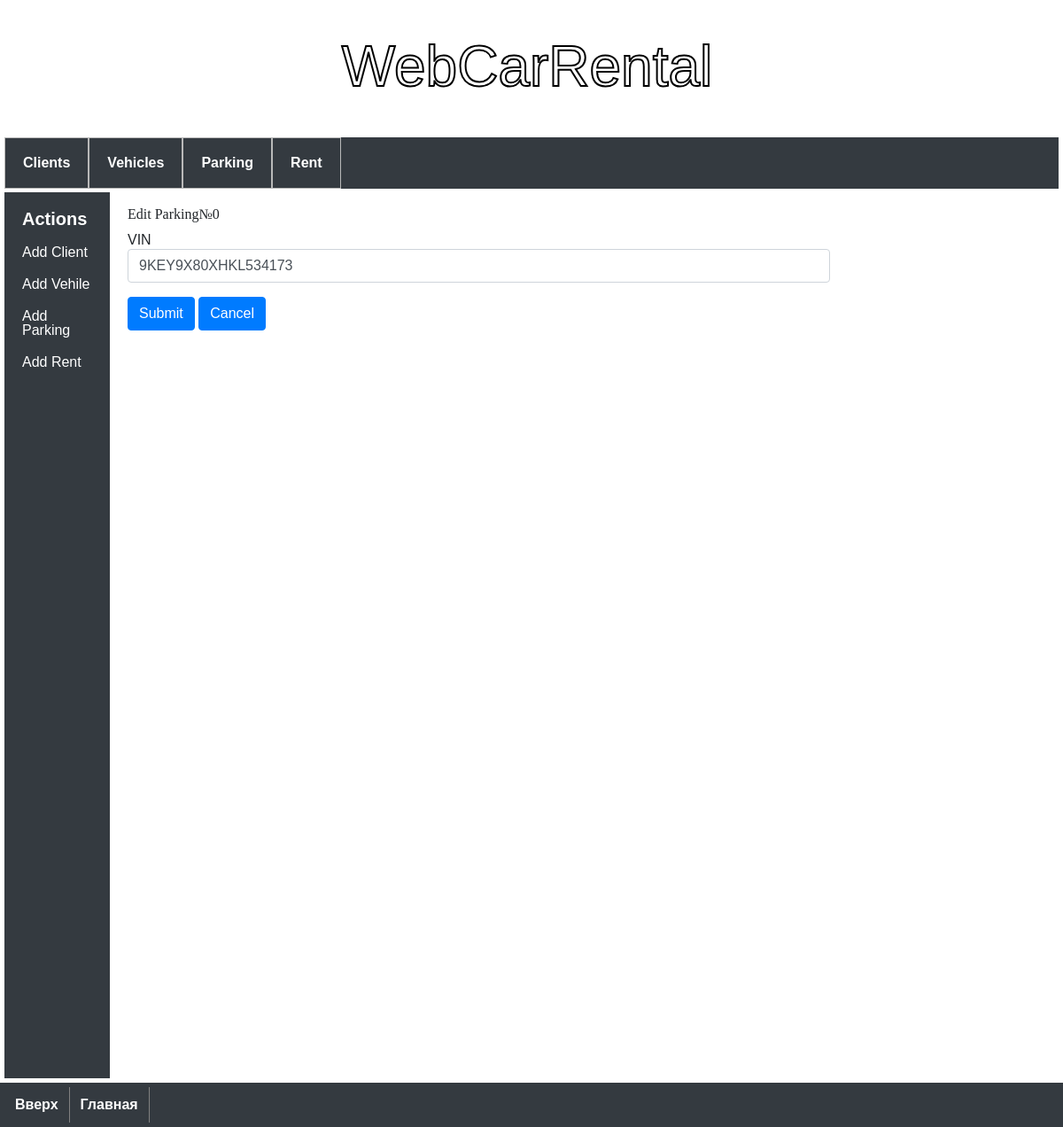
Page /parking/0/edit-parking on the earlier database version.
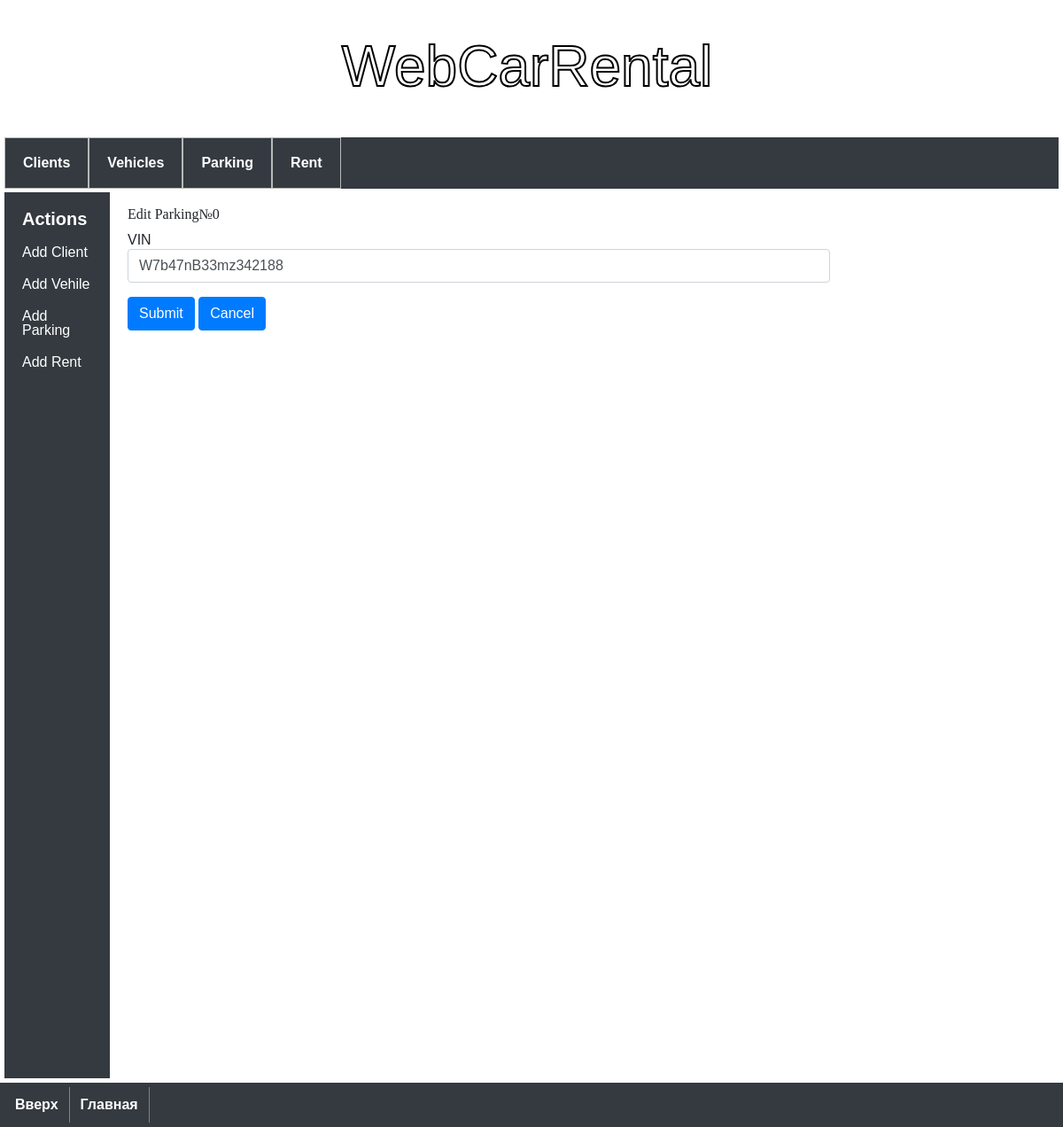
Same page on the later database version.
### model.py (models this page shows)
class Parking(db.Model):
    __tablename__ = 'parking'
    parking_id = db.Column('parking_id', db.INTEGER, primary_key=True, autoincrement=True)
    vin_number = db.Column(db.ForeignKey('vehicle.vin_number'))

### app.py (the view, shortened to what this page needs)
@app.route('/parking/<int:parking_id>/edit-parking', methods=('GET', 'POST'))
def edit_parking(parking_id):
    cur_parking = get_parking(parking_id)
    form = EditAndDeleteParkingForm()
    if request.method == 'GET':
        form.vin_number.data = cur_parking.vin_number
    return render_template(
        './parking/edit-parking.html',
        parking=cur_parking,
        form=form)

### forms.py
class EditAndDeleteParkingForm(FlaskForm):
    submit = SubmitField(label=('Submit'))
    delete = SubmitField(label=('Delete'))
    vin_number = StringField(
        label='VIN',
        validators=[
            DataRequired(),
            Length(min=18, max=18),
            Regexp('^[A-HJ-NPR-Za-hj-npr-z\d]{8}[\dX][A-HJ-NPR-Za-hj-npr-z\d]{2}\d{6}$', message="Incorrect VIN")
        ])

### app.py (called while the page is built)
def get_parking(parking_id):
    return db.session.query(Parking)\
        .filter(Parking.parking_id == int(parking_id)).one_or_none()

### templates/parking/edit-parking.html (shortened to what this page needs)
{% extends 'base.html' %}
{% block content %}
<h1>{% block title %} Edit Parking№{{ parking.parking_id }} {% endblock %}</h1>
<div class="continer">
    <form class='form-horizontal' method='POST' action="">
        <div class="form-group">
            {{ form.vin_number.label }}
            {{ form.vin_number(class="form-control") }}
        </div>
        </div>
        <div class="form-group">
            {{ form.submit(class="btn btn-primary") }}
            <a class="btn btn-primary" href="../../parkings">Cancel</a>
        </div>
</div>
{% endblock %}

Differences in the rows shown:
changed Parking id 0: vin_number "9KEY9X80XHKL534173" → "W7b47nB33mz342188"
